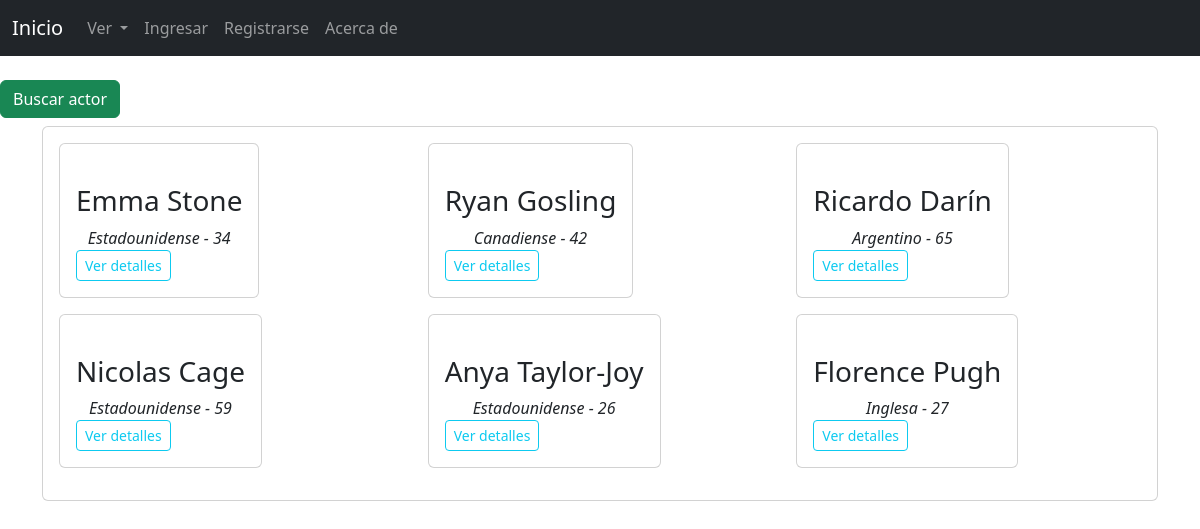
The app's page /AppCoder/listarActores/, older data.
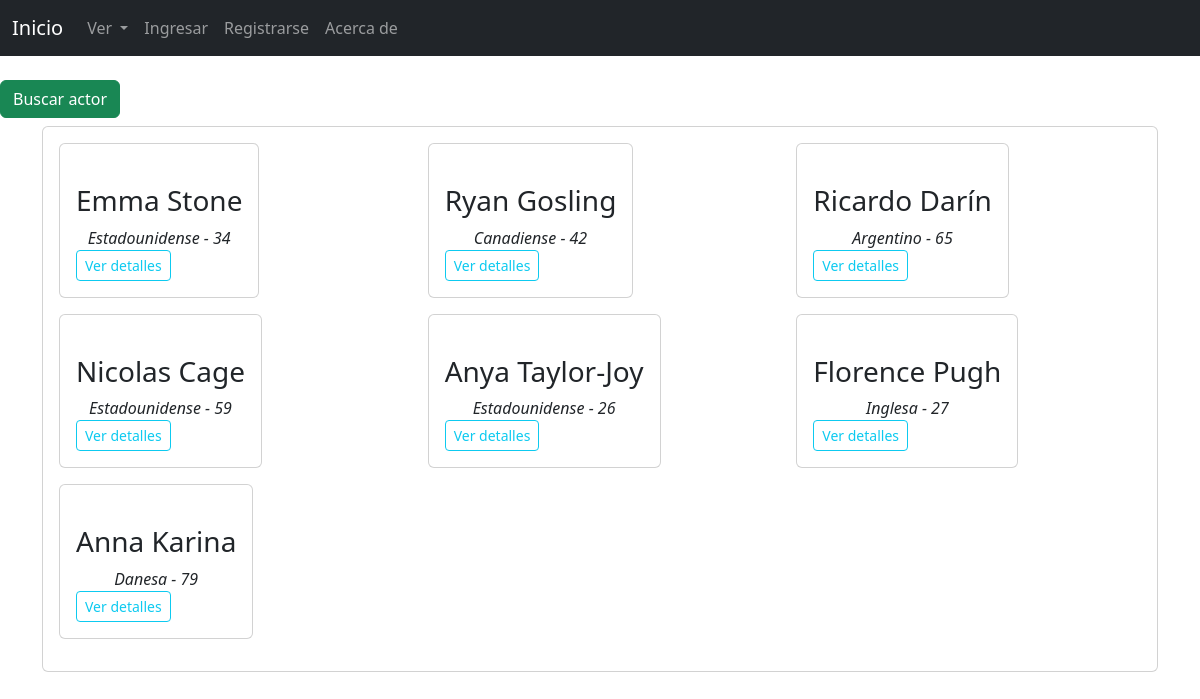
The same page, newer data.
### AppCoder/models.py (models this page shows, shortened)
class actor(models.Model):
    nombre = models.CharField(max_length=80)
    apellido = models.CharField(max_length=80)
    edad = models.IntegerField()
    nacionalidad = models.CharField(max_length=80)
    foto = models.URLField(null=True, blank=True)
    pelishechas = models.ManyToManyField(pelicula, related_name="pelishechasactores", blank=True)

### AppCoder/views.py (the view)
# urls.py: path("listarActores/", listarActores, name="listarActores"),
def listarActores(request):
    actores = actor.objects.all()
    return render (request, "AppCoder/listarActores.html", {"actores": actores})

### AppCoder/templates/AppCoder/listarActores.html (shortened to what this page needs)
{% extends "AppCoder/padre.html" %}
{% block contenido %}
<br>
<a href="{% url 'busquedaActor' %}" class="btn btn-success">Buscar actor</a>
<div class="container">
    <div class="card">
        <div class="card-body">
           <div class="row">
                {% for actor in actores %}
                <div class="col-lg-4 mb-3 d-flex align-items-stretch">
                    <div class="card">
                        <div class="card-body">
                            <div class="text-center">
                            <h3 class="text-center">{{ actor.nombre }} {{ actor.apellido }}</h3>
                            <i class="text-center">{{ actor.nacionalidad }} - {{ actor.edad }}</i>
                            </div>
                    <a href="/AppCoder/detalleActor/{{ actor.id }}/" class="btn btn-outline-info btn-sm mt-auto align-self-start">Ver detalles</a>
                        </div>
                    </div>
                </div>
                {% endfor %}
            </div>
        </div>
    </div>
</div>
{% endblock %}

Row changes from the older to the newer data that the page shows:
added actor: nombre "Anna", apellido "Karina", nacionalidad "Danesa", edad "79"
